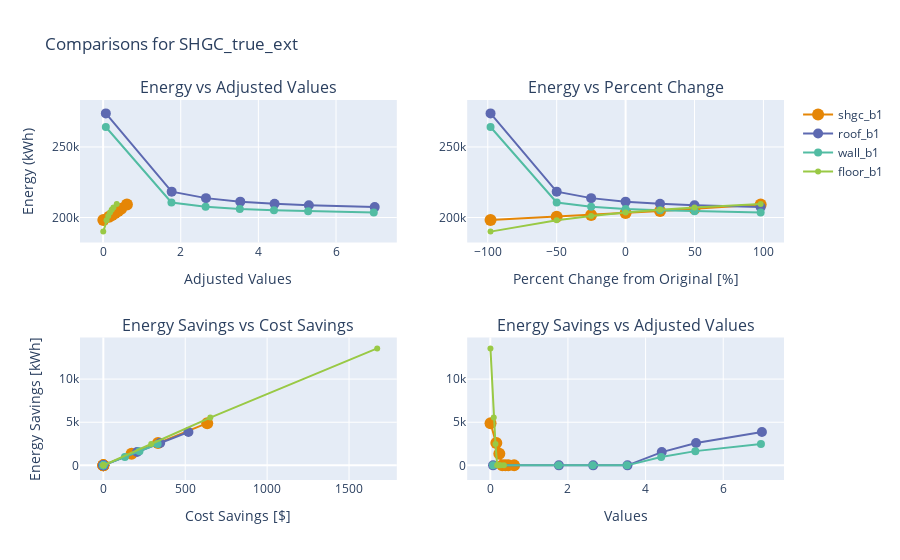
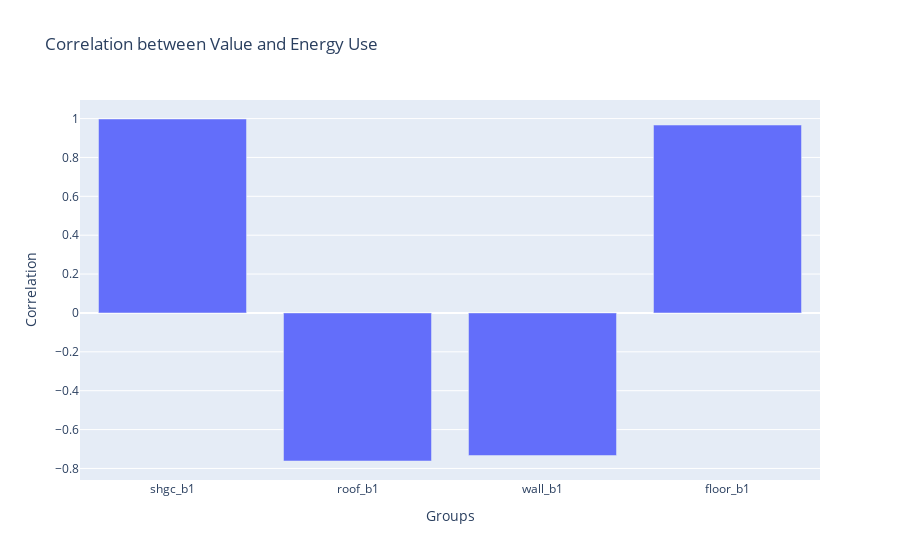

The notebook cell saved with these charts, in order:
### Markdown cell above
# SHGC + True Exteriors

### Code cell
shgc = get_group("SHGC_true_ext", False)
data = shgc
four_compare(data[0], data[1], data[2])
correlations(data[1], data[2])

### Figure 1 — Plotly figure (JSON) as saved in the notebook; plotly's stock layout.template omitted (floating-point values rounded to 4 significant figures)
{"data": [{"legendgroup": "Groups", "line": {"color": "rgb(229, 134, 6)"}, "marker": {"size": 12.0}, "mode": "lines+markers", "name": "shgc_b1", "showlegend": true, "type": "scatter", "x": [0.0062, 0.155, 0.2325, 0.31, 0.3875, 0.465, 0.6138], "xaxis": "x", "y": [198200.0, 200500.0, 201800.0, 203100.0, 204600.0, 206100.0, 209200.0], "yaxis": "y"}, {"legendgroup": "Groups", "line": {"color": "rgb(93, 105, 177)"}, "marker": {"size": 10.0}, "mode": "lines+markers", "name": "roof_b1", "showlegend": true, "type": "scatter", "x": [0.07067, 1.767, 2.65, 3.534, 4.417, 5.3, 6.996], "xaxis": "x", "y": [273800.0, 218300.0, 213700.0, 211200.0, 209700.0, 208700.0, 207400.0], "yaxis": "y"}, {"legendgroup": "Groups", "line": {"color": "rgb(82, 188, 163)"}, "marker": {"size": 8.003}, "mode": "lines+markers", "name": "wall_b1", "showlegend": true, "type": "scatter", "x": [0.07042, 1.761, 2.641, 3.521, 4.401, 5.282, 6.972], "xaxis": "x", "y": [264200.0, 210700.0, 207700.0, 206100.0, 205100.0, 204400.0, 203600.0], "yaxis": "y"}, {"legendgroup": "Groups", "line": {"color": "rgb(153, 201, 69)"}, "marker": {"size": 6.004}, "mode": "lines+markers", "name": "floor_b1", "showlegend": true, "type": "scatter", "x": [0.00355, 0.08875, 0.1331, 0.1775, 0.2219, 0.2662, 0.3514], "xaxis": "x", "y": [190000.0, 198000.0, 201100.0, 203600.0, 205500.0, 207100.0, 209500.0], "yaxis": "y"}, {"legendgroup": "Groups", "line": {"color": "rgb(229, 134, 6)"}, "marker": {"size": 12.0}, "mode": "lines+markers", "name": "shgc_b1", "showlegend": false, "type": "scatter", "x": [-98, -50, -25, 0, 25, 50, 98], "xaxis": "x2", "y": [198200.0, 200500.0, 201800.0, 203100.0, 204600.0, 206100.0, 209200.0], "yaxis": "y2"}, {"legendgroup": "Groups", "line": {"color": "rgb(93, 105, 177)"}, "marker": {"size": 10.0}, "mode": "lines+markers", "name": "roof_b1", "showlegend": false, "type": "scatter", "x": [-98, -50, -25, 0, 25, 50, 98], "xaxis": "x2", "y": [273800.0, 218300.0, 213700.0, 211200.0, 209700.0, 208700.0, 207400.0], "yaxis": "y2"}, {"legendgroup": "Groups", "line": {"color": "rgb(82, 188, 163)"}, "marker": {"size": 8.003}, "mode": "lines+markers", "name": "wall_b1", "showlegend": false, "type": "scatter", "x": [-98, -50, -25, 0, 25, 50, 98], "xaxis": "x2", "y": [264200.0, 210700.0, 207700.0, 206100.0, 205100.0, 204400.0, 203600.0], "yaxis": "y2"}, {"legendgroup": "Groups", "line": {"color": "rgb(153, 201, 69)"}, "marker": {"size": 6.004}, "mode": "lines+markers", "name": "floor_b1", "showlegend": false, "type": "scatter", "x": [-98, -50, -25, 0, 25, 50, 98], "xaxis": "x2", "y": [190000.0, 198000.0, 201100.0, 203600.0, 205500.0, 207100.0, 209500.0], "yaxis": "y2"}, {"legendgroup": "Groups", "line": {"color": "rgb(229, 134, 6)"}, "marker": {"size": 12.0}, "mode": "lines+markers", "name": "shgc_b1", "showlegend": false, "type": "scatter", "x": [634.2, 333.8, 172.3, 0, 0, 0, 0], "xaxis": "x3", "y": [4894.0, 2584.0, 1346.0, 0, 0, 0, 0], "yaxis": "y3"}, {"legendgroup": "Groups", "line": {"color": "rgb(93, 105, 177)"}, "marker": {"size": 10.0}, "mode": "lines+markers", "name": "roof_b1", "showlegend": false, "type": "scatter", "x": [0, 0, 0, 0, 206.2, 347.1, 519.4], "xaxis": "x3", "y": [0, 0, 0, 0, 1541.0, 2584.0, 3871.0], "yaxis": "y3"}, {"legendgroup": "Groups", "line": {"color": "rgb(82, 188, 163)"}, "marker": {"size": 8.003}, "mode": "lines+markers", "name": "wall_b1", "showlegend": false, "type": "scatter", "x": [0, 0, 0, 0, 131.6, 220.6, 331.5], "xaxis": "x3", "y": [0, 0, 0, 0, 981.5, 1651.0, 2480.0], "yaxis": "y3"}, {"legendgroup": "Groups", "line": {"color": "rgb(153, 201, 69)"}, "marker": {"size": 6.004}, "mode": "lines+markers", "name": "floor_b1", "showlegend": false, "type": "scatter", "x": [1672.0, 653.0, 292.2, 0, 0, 0, 0], "xaxis": "x3", "y": [13560.0, 5540.0, 2479.0, 0, 0, 0, 0], "yaxis": "y3"}, {"legendgroup": "Groups", "line": {"color": "rgb(229, 134, 6)"}, "marker": {"size": 12.0}, "mode": "lines+markers", "name": "shgc_b1", "showlegend": false, "type": "scatter", "x": [0.0062, 0.155, 0.2325, 0.31, 0.3875, 0.465, 0.6138], "xaxis": "x4", "y": [4894.0, 2584.0, 1346.0, 0, 0, 0, 0], "yaxis": "y4"}, {"legendgroup": "Groups", "line": {"color": "rgb(93, 105, 177)"}, "marker": {"size": 10.0}, "mode": "lines+markers", "name": "roof_b1", "showlegend": false, "type": "scatter", "x": [0.07067, 1.767, 2.65, 3.534, 4.417, 5.3, 6.996], "xaxis": "x4", "y": [0, 0, 0, 0, 1541.0, 2584.0, 3871.0], "yaxis": "y4"}, {"legendgroup": "Groups", "line": {"color": "rgb(82, 188, 163)"}, "marker": {"size": 8.003}, "mode": "lines+markers", "name": "wall_b1", "showlegend": false, "type": "scatter", "x": [0.07042, 1.761, 2.641, 3.521, 4.401, 5.282, 6.972], "xaxis": "x4", "y": [0, 0, 0, 0, 981.5, 1651.0, 2480.0], "yaxis": "y4"}, {"legendgroup": "Groups", "line": {"color": "rgb(153, 201, 69)"}, "marker": {"size": 6.004}, "mode": "lines+markers", "name": "floor_b1", "showlegend": false, "type": "scatter", "x": [0.00355, 0.08875, 0.1331, 0.1775, 0.2219, 0.2662, 0.3514], "xaxis": "x4", "y": [13560.0, 5540.0, 2479.0, 0, 0, 0, 0], "yaxis": "y4"}], "layout": {"annotations": [{"font": {"size": 16}, "showarrow": false, "text": "Energy vs Adjusted Values", "x": 0.225, "xanchor": "center", "xref": "paper", "y": 1, "yanchor": "bottom", "yref": "paper"}, {"font": {"size": 16}, "showarrow": false, "text": "Energy vs Percent Change", "x": 0.775, "xanchor": "center", "xref": "paper", "y": 1, "yanchor": "bottom", "yref": "paper"}, {"font": {"size": 16}, "showarrow": false, "text": "Energy Savings vs Cost Savings", "x": 0.225, "xanchor": "center", "xref": "paper", "y": 0.375, "yanchor": "bottom", "yref": "paper"}, {"font": {"size": 16}, "showarrow": false, "text": "Energy Savings vs Adjusted Values", "x": 0.775, "xanchor": "center", "xref": "paper", "y": 0.375, "yanchor": "bottom", "yref": "paper"}], "title": {"text": "Comparisons for SHGC_true_ext"}, "xaxis": {"anchor": "y", "domain": [0, 0.45], "title": {"text": "Adjusted Values"}}, "xaxis2": {"anchor": "y2", "domain": [0.55, 1], "title": {"text": "Percent Change from Original [%]"}}, "xaxis3": {"anchor": "y3", "domain": [0, 0.45], "title": {"text": "Cost Savings [$]"}}, "xaxis4": {"anchor": "y4", "domain": [0.55, 1], "title": {"text": "Values"}}, "yaxis": {"anchor": "x", "domain": [0.625, 1], "title": {"text": "Energy (kWh)"}}, "yaxis2": {"anchor": "x2", "domain": [0.625, 1]}, "yaxis3": {"anchor": "x3", "domain": [0, 0.375], "title": {"text": "Energy Savings [kWh]"}}, "yaxis4": {"anchor": "x4", "domain": [0, 0.375]}}}

### Figure 2 — Plotly figure (JSON) as saved in the notebook; plotly's stock layout.template omitted (floating-point values rounded to 4 significant figures)
{"data": [{"type": "bar", "x": ["shgc_b1", "roof_b1", "wall_b1", "floor_b1"], "y": [0.9978, -0.7617, -0.7335, 0.9668]}], "layout": {"title": {"text": "Correlation between Value and Energy Use"}, "xaxis": {"title": {"text": "Groups"}}, "yaxis": {"title": {"text": "Correlation"}}}}
